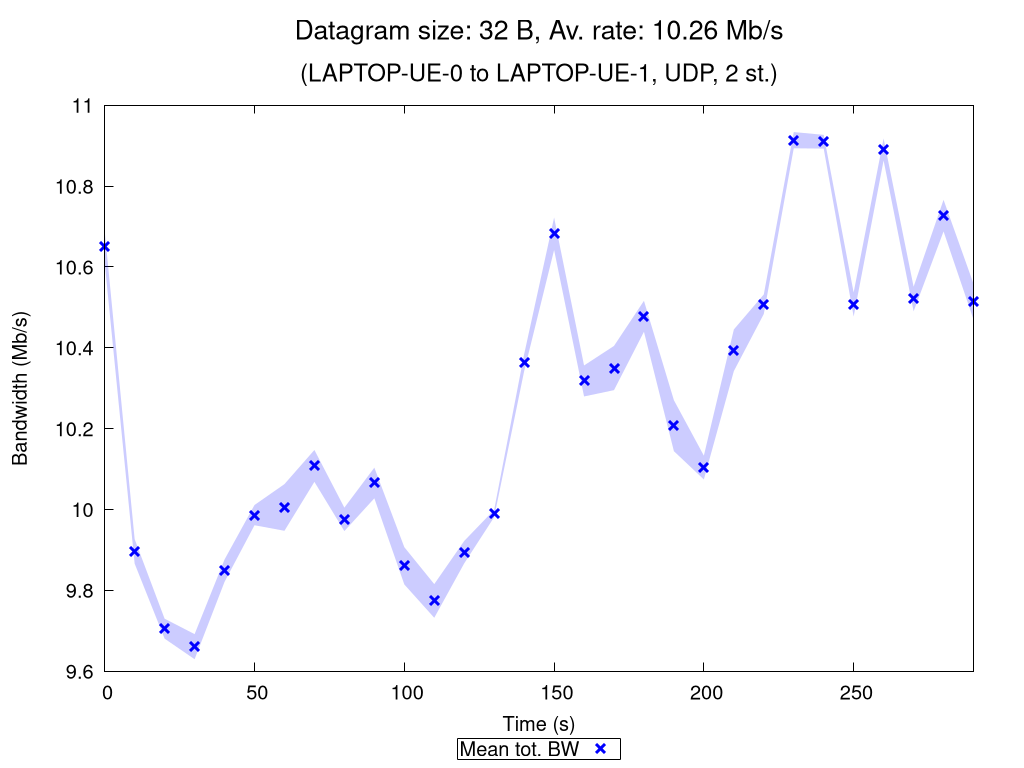

This chart was generated by the following gnuplot code:
set terminal pngcairo nocrop enhanced size 1024,768 font "Verdana,15"
set output "UDP_2_st_2020_10_12_08-02-11_one2two_00032B.png"

set title "{/=20 Datagram size: 32 B, Av. rate: 10.26 Mb/s}\n\n{/=18 (LAPTOP-UE-0 to LAPTOP-UE-1, UDP, 2 st.)}"

set xlabel "Time (s)"
set ylabel "Bandwidth (Mb/s)"
set ytics nomirror
set key bmargin center horizontal box samplen 1 width -1
set bmargin 4.6
set rmargin 4.5

rf = 1000000.0  # rate factor
set style fill transparent solid 0.2 noborder
set autoscale xfix
plot "UDP_2_st_2020_10_12_08-02-11_one2two_00032B_iperf_processed.dat" using 1:($2/rf-$3/rf):($2/rf+$3/rf) with filledcurves lc rgb "blue" notitle, \
     "" using 1:($2/rf) with points pt 2 ps 1.5 lw 3 lc rgb "blue" title "Mean tot. BW", \
